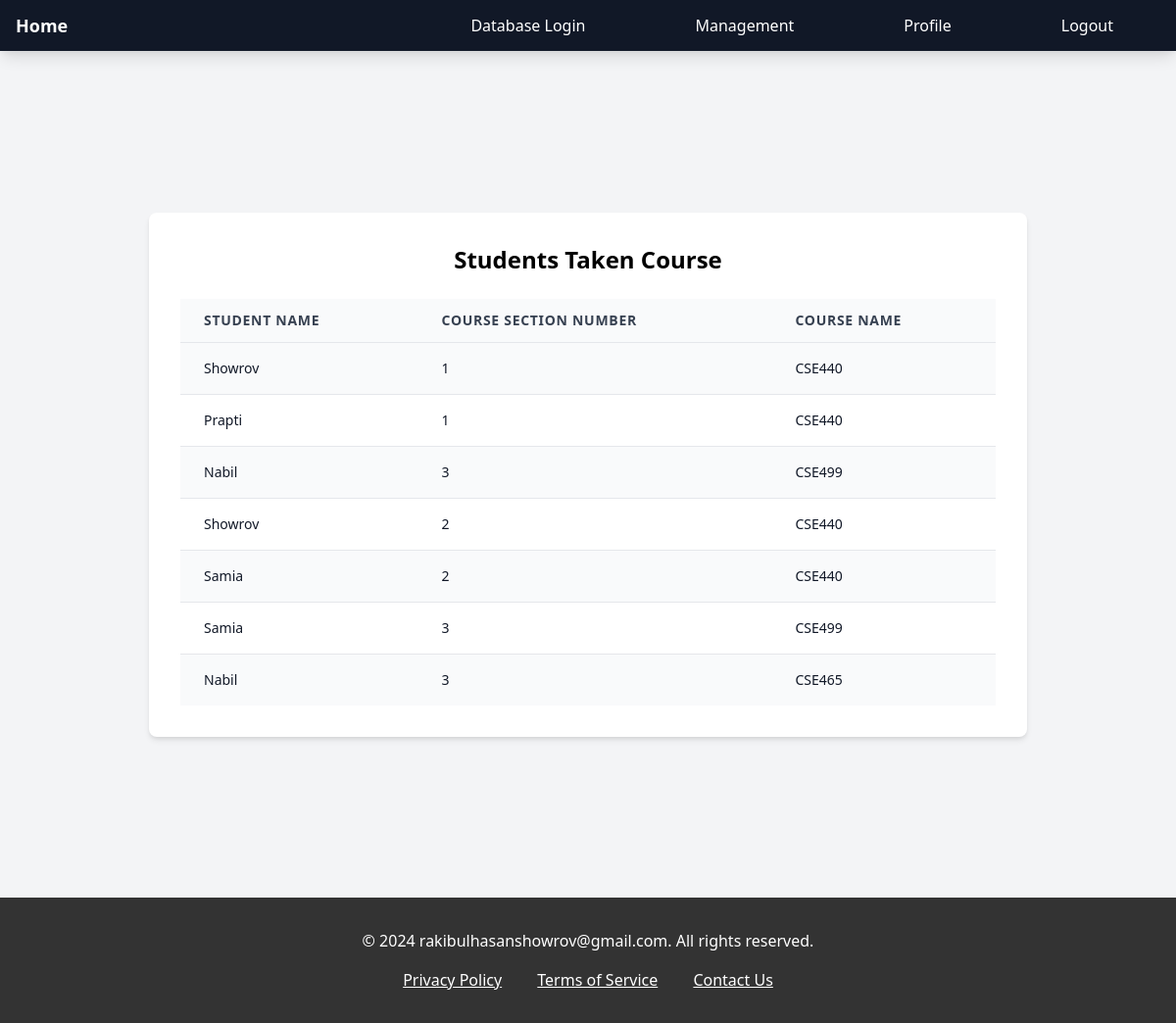
Before: /dbmanage/student-courses/ (signed in) with the older database file.
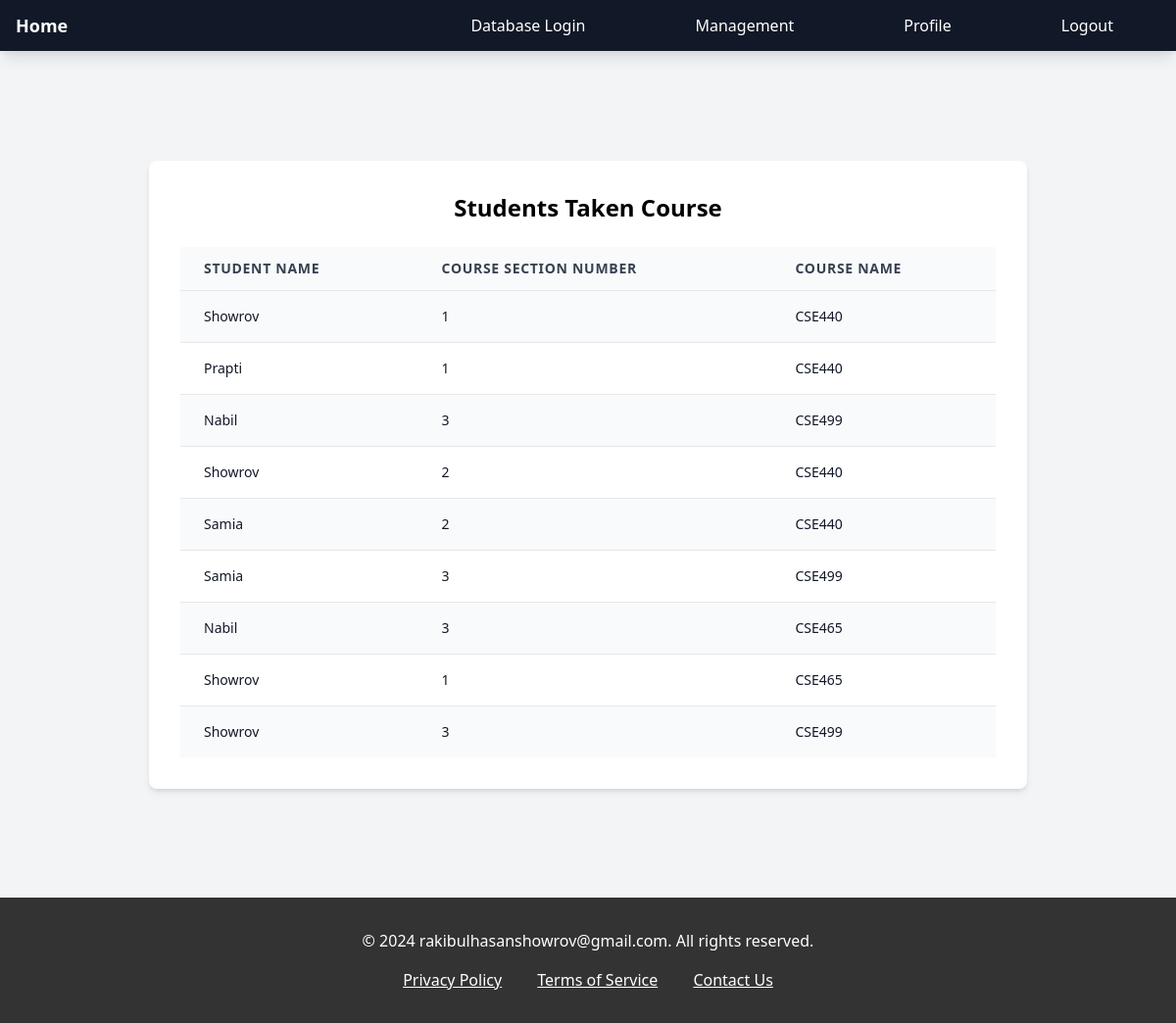
After: the same page with the newer database file.
### userprofile/models.py (models this page shows, shortened)
class StudentCourse(models.Model):
    student = models.ForeignKey(Student, on_delete=models.CASCADE)
    course = models.ForeignKey(Course, on_delete=models.CASCADE)

class Student(models.Model):
    name = models.CharField(max_length=100)
    student_id = models.CharField(max_length=10, unique=True)
    courses = models.ManyToManyField(Course, through='StudentCourse')

class Course(models.Model):
    section_number = models.IntegerField()
    name = models.CharField(max_length=100)
    timing = models.CharField(max_length=20)  # Change to CharField to store the time in '12:15 PM' format
    faculty_name = models.CharField(max_length=100)
    class Meta:
        constraints = [
            models.UniqueConstraint(fields=['section_number', 'name'], name='unique_section_per_course')
        ]

### dbmanage/views.py (the view)
# urls.py: path('student-courses/', views.student_course_list, name='student_course_list'),
@login_required(login_url='login')
def student_course_list(request):
    student_courses = StudentCourse.objects.select_related('student', 'course').all()
    return render(request, 'student_course_list.html', {'student_courses': student_courses})

### templates/student_course_list.html (shortened to what this page needs)
{% extends 'base.html' %}
{% block content %}
<div class="min-h-screen bg-gray-100 flex items-center justify-center">
    <div class="bg-white shadow-md rounded-lg p-8 max-w-4xl w-full">
        <h1 class="text-2xl font-semibold text-center mb-6">Students Taken Course</h1>
        <div class="overflow-x-auto">
            <table class="min-w-full divide-y divide-gray-200">
                <thead class="bg-gray-50">
                    <tr>
                        <th scope="col" class="px-6 py-3 text-left text-sm font-bold text-gray-700 uppercase tracking-wider">Student Name</th>
                        <th scope="col" class="px-6 py-3 text-left text-sm font-bold text-gray-700 uppercase tracking-wider">Course Section Number</th>
                        <th scope="col" class="px-6 py-3 text-left text-sm font-bold text-gray-700 uppercase tracking-wider">Course Name</th>
                    </tr>
                </thead>
                <tbody class="bg-white divide-y divide-gray-200">
                    {% for student_course in student_courses %}
                        <tr class="{% cycle 'bg-gray-50' '' %}">
                            <td class="px-6 py-4 whitespace-nowrap text-sm font-medium text-gray-900">{{ student_course.student.name }}</td>
                            <td class="px-6 py-4 whitespace-nowrap text-sm text-gray-900">{{ student_course.course.section_number }}</td>
                            <td class="px-6 py-4 whitespace-nowrap text-sm text-gray-900">{{ student_course.course.name }}</td>
                        </tr>
                    {% endfor %}
                </tbody>
            </table>
        </div>
    </div>
</div>
{% endblock %}

Changed rows visible on the page:
added StudentCourse: student.name "Showrov", course.section_number "1", course.name "CSE465"
added StudentCourse: student.name "Showrov", course.section_number "3", course.name "CSE499"
